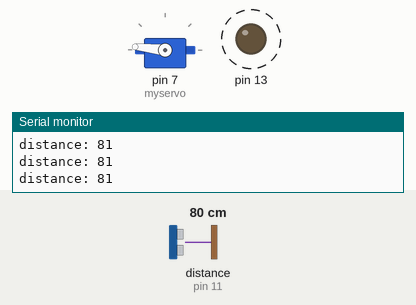
Recording of a sketch running on a simulated Arduino Uno, built with avr-gcc and run on an emulated ATmega328P. On the bench: servo, output pins drawn as LEDs (lit = HIGH), the last lines printed to the serial monitor. Dashed ring = blinking. The test bench sets the inputs (shaded band); at power-on: distance to the obstacle (sensor on pin 11) 80 cm.

Above: at 1.38 s.
1.4 s: distance to the obstacle (sensor on pin 11) set to 2 cm
At 3.9 s:
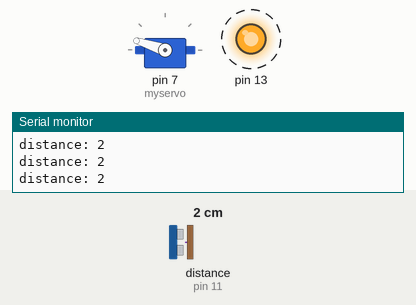
4.4 s: distance to the obstacle (sensor on pin 11) set to 35 cm
At 6.33 s:
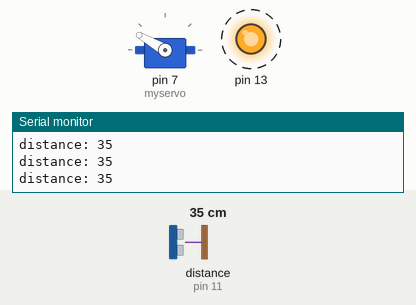
Timing chart, 0 to 22.1 s (numbered marks = the images above; inputs shaded):
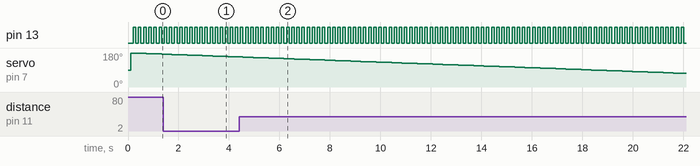

Measured:
- by itself, pin 13: alternates HIGH for 0.10 s and LOW for 0.10 s

The sketch:

ultrasonic_sensor.ino
```cpp
#include <Servo.h>
#include <NewPing.h>
#include <SoftwareSerial.h>

NewPing sonar (10, 11, 300);

Servo myservo;

int pos = 0;

void setup() {
  // put your setup code here, to run once:
  myservo.attach(7);
  Serial.begin(9600);
  delay(100);
  pinMode(13,OUTPUT);


}

void loop() {
  // put your main code here, to run repeatedly:

  for (pos = 180; pos >= 0; pos -= 1) { // goes from 180 degrees to 0 degrees
    myservo.write(pos);
    digitalWrite(13,LOW);
    Serial.print("distance: ");
    Serial.println(sonar.ping_cm());
    delay(100);
    digitalWrite(13,HIGH);
    delay(100);

}
}
```
